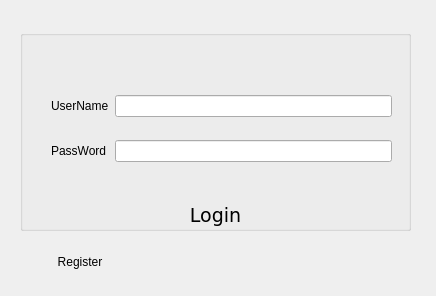
<?xml version="1.0" encoding="UTF-8"?>
<ui version="4.0">
 <class>login</class>
 <widget class="QWidget" name="login">
  <property name="geometry">
   <rect>
    <x>0</x>
    <y>0</y>
    <width>436</width>
    <height>296</height>
   </rect>
  </property>
  <property name="windowTitle">
   <string>Form</string>
  </property>
  <widget class="QPushButton" name="logonbutton">
   <property name="geometry">
    <rect>
     <x>40</x>
     <y>250</y>
     <width>80</width>
     <height>23</height>
    </rect>
   </property>
   <property name="text">
    <string>Register</string>
   </property>
   <property name="flat">
    <bool>true</bool>
   </property>
  </widget>
  <widget class="QLabel" name="status">
   <property name="geometry">
    <rect>
     <x>250</x>
     <y>190</y>
     <width>121</width>
     <height>21</height>
    </rect>
   </property>
   <property name="text">
    <string/>
   </property>
  </widget>
  <widget class="QGroupBox" name="groupBox">
   <property name="geometry">
    <rect>
     <x>20</x>
     <y>30</y>
     <width>391</width>
     <height>201</height>
    </rect>
   </property>
   <property name="title">
    <string/>
   </property>
   <widget class="QPushButton" name="loginbutton">
    <property name="geometry">
     <rect>
      <x>140</x>
      <y>170</y>
      <width>111</width>
      <height>31</height>
     </rect>
    </property>
    <property name="font">
     <font>
      <family>DejaVu Sans</family>
      <pointsize>14</pointsize>
     </font>
    </property>
    <property name="text">
     <string>Login</string>
    </property>
    <property name="flat">
     <bool>true</bool>
    </property>
   </widget>
   <widget class="QWidget" name="layoutWidget">
    <property name="geometry">
     <rect>
      <x>31</x>
      <y>48</y>
      <width>341</width>
      <height>101</height>
     </rect>
    </property>
    <layout class="QGridLayout" name="gridLayout">
     <item row="0" column="0">
      <widget class="QLabel" name="label">
       <property name="text">
        <string>UserName</string>
       </property>
      </widget>
     </item>
     <item row="0" column="1">
      <widget class="QLineEdit" name="usrname"/>
     </item>
     <item row="1" column="0">
      <widget class="QLabel" name="pwd_lable">
       <property name="text">
        <string>PassWord</string>
       </property>
      </widget>
     </item>
     <item row="1" column="1">
      <widget class="QLineEdit" name="pwd">
       <property name="echoMode">
        <enum>QLineEdit::Password</enum>
       </property>
      </widget>
     </item>
    </layout>
   </widget>
  </widget>
 </widget>
 <resources/>
 <connections/>
</ui>
